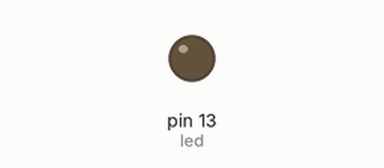
Simulated run of this sketch. Board: Arduino Uno, built with avr-gcc and run on an emulated ATmega328P. On the bench: output pins drawn as LEDs (lit = HIGH).

Above: at 0.5 s.
At 35.7 s:
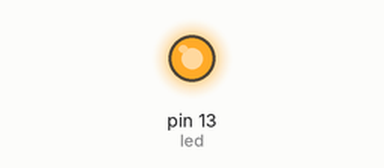
Timing chart, 0 to 36.4 s (numbered marks = the images above):
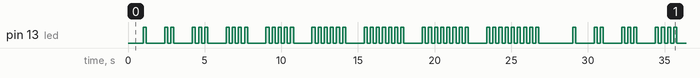

The sketch:

blinker.ino
```cpp
int led = 13;

void setup() {
  pinMode(led, OUTPUT);
}

void loop() {
  for (int ctr=0; ctr < 10; ctr++) {
    int x = 0;
    while (x < ctr) {
      blink();
      x++;
    }
    digitalWrite(led, LOW);
    delay(1000);
  }
}

void blink() {
  blink(200);
}

void blink(double duration) {
  digitalWrite(led, HIGH);
  delay(duration);
  digitalWrite(led, LOW);
  delay(duration);
}
```

Measured:
- by itself, pin 13 (led): moves between LOW and HIGH, repeating every 28.0 s
- by itself, everything shown: repeats every 28.0 s, in 90 steps
